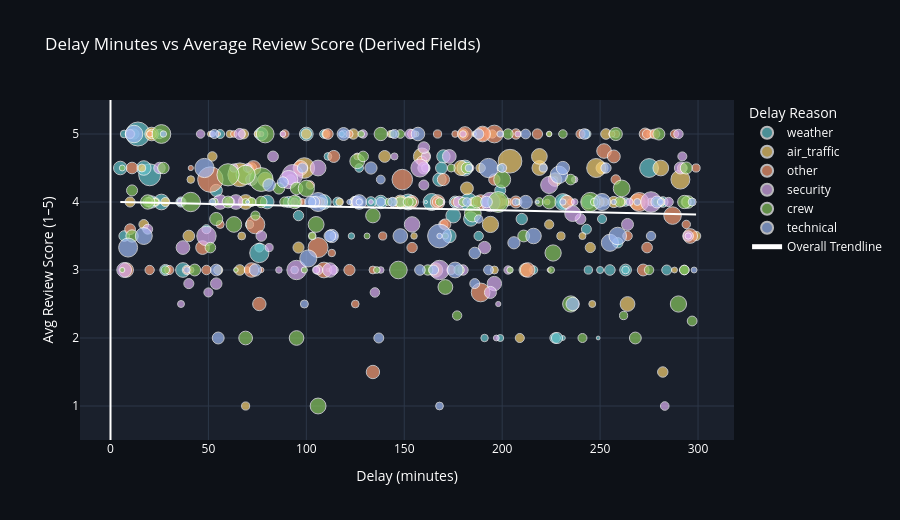

The code cell stored with this chart in its notebook:
### Code cell
fig5 = px.scatter(
    df_delay,
    x='delay_minutes',
    y='avg_review_score',
    color='delay_reason',
    size='occupancy_rate',
    size_max=18,
    hover_data=['flight_number', 'airline', 'occupancy_rate'],
    trendline='ols',
    trendline_scope='overall',
    trendline_color_override='white',
    labels={
        'delay_minutes':    'Delay (minutes)',
        'avg_review_score': 'Avg Review Score (1–5)',
        'delay_reason':     'Delay Reason',
        'occupancy_rate':   'Occupancy Rate (%)',
    },
    title='Delay Minutes vs Average Review Score (Derived Fields)',
    color_discrete_sequence=px.colors.qualitative.Pastel,
)

fig5.update_layout(
    plot_bgcolor='#1a202c',
    paper_bgcolor='#0d1117',
    font_color='white',
    height=520,
    xaxis=dict(gridcolor='#2d3748'),
    yaxis=dict(gridcolor='#2d3748', range=[0.5, 5.5]),
)
fig5.show()

### Figure 1 — Plotly figure (JSON) as saved in the notebook; plotly's stock layout.template omitted (floating-point values rounded to 4 significant figures; data arrays with more than 128 entries replaced by an {"elided": "..."} marker saying what was removed)
{"data": [{"customdata": {"elided": "88x3 mixed values"}, "hovertemplate": "Delay Reason=weather<br>Delay (minutes)=%{x}<br>Avg Review Score (1–5)=%{y}<br>Occupancy Rate (%)=%{customdata[2]}<br>flight_number=%{customdata[0]}<br>airline=%{customdata[1]}<extra></extra>", "legendgroup": "weather", "marker": {"color": "rgb(102, 197, 204)", "size": [0.92, 2.73, 2.33, 7.53, 4.52, 3.92, 1.47, 2.82, 0.75, 3.3, 1.66, 1.75, 2.04, 1.61, 0.18, 1.1, 3.33, 3.35, 4.81, 2.78, 1.36, 2, 1.25, 0.7, 1.29, 2.82, 0.37, 1.27, 2.82, 3.25, 1.54, 1.69, 0.75, 2.88, 0.77, 2.15, 1.92, 2.19, 1.06, 1.55, 1, 1.5, 0.51, 1.02, 0.9, 0.18, 1.58, 2.92, 1.75, 0.95, 2.19, 1.7, 0.87, 1.13, 1.28, 2.34, 5.49, 3.85, 1.37, 5.77, 1.95, 0.63, 1.47, 3.25, 2.23, 1.28, 0.95, 0.7, 2.94, 3.92, 1.47, 2.15, 0.55, 0.22, 0.85, 2.19, 8.99, 0.77, 2.88, 3.37, 1.95, 1.75, 1.89, 0.65, 1.17, 1.11, 1.75, 4.37], "sizemode": "area", "sizeref": 0.0312, "symbol": "circle"}, "mode": "markers", "name": "weather", "orientation": "v", "showlegend": true, "type": "scatter", "x": [111, 77, 54, 20, 164, 152, 61, 138, 67, 17, 96, 282, 125, 12, 161, 216, 109, 175, 183, 170, 188, 210, 56, 200, 251, 168, 231, 76, 244, 184, 284, 227, 188, 5, 250, 263, 28, 176, 244, 243, 119, 92, 118, 71, 263, 111, 36, 100, 133, 94, 169, 259, 191, 127, 49, 21, 275, 26, 25, 76, 228, 123, 149, 232, 153, 243, 7, 191, 80, 181, 116, 195, 227, 249, 149, 95, 14, 199, 173, 37, 91, 255, 199, 233, 109, 263, 7, 231], "xaxis": "x", "y": [4.67, 5, 4.17, 4.4, 4, 4, 4, 4, 5, 4.5, 3.8, 4, 4, 5, 4, 3, 4, 3.8, 4, 4.67, 3.5, 3.75, 5, 4, 3.75, 4.33, 2, 3.33, 4, 3.75, 3, 2, 5, 4.5, 3, 3, 3, 4, 3, 3.6, 5, 4.33, 5, 3.67, 3, 3, 4, 5, 4, 3, 4.5, 3.4, 2, 4.5, 3.6, 4, 4.5, 4, 5, 3.25, 2, 3.5, 4, 4, 4, 5, 5, 4, 4, 4.5, 4, 4, 4.33, 2, 4, 4, 5, 2, 3.5, 3, 4, 3, 4.17, 4, 5, 4, 3.5, 4], "yaxis": "y"}, {"customdata": {"elided": "84x3 mixed values"}, "hovertemplate": "Delay Reason=air_traffic<br>Delay (minutes)=%{x}<br>Avg Review Score (1–5)=%{y}<br>Occupancy Rate (%)=%{customdata[2]}<br>flight_number=%{customdata[0]}<br>airline=%{customdata[1]}<extra></extra>", "legendgroup": "air_traffic", "marker": {"color": "rgb(246, 207, 113)", "size": [1.3, 0.98, 1.28, 1.12, 0.95, 0.9, 3.51, 8.82, 1.67, 3.42, 0.9, 1.95, 5.62, 1.5, 0.9, 2.56, 2.74, 2.88, 3.85, 1.08, 0.52, 1.03, 0.55, 1.74, 1.27, 2.98, 1.37, 0.99, 1.58, 1.5, 2.88, 0.77, 1.31, 2.19, 3.25, 1.28, 0.55, 0.98, 1.06, 1.99, 3.33, 0.7, 3.91, 4.47, 1.54, 1.75, 1.7, 1.05, 0.71, 1.39, 1.37, 4.11, 0.54, 0.77, 1.06, 0.65, 1.06, 1.61, 6.59, 2.25, 1.03, 1.28, 1.29, 0.98, 1.32, 0.68, 2.26, 1.92, 1.9, 2.11, 0.75, 8.79, 1.67, 3.85, 3.39, 3.39, 5.62, 1.29, 1.76, 1.68, 0.92, 0.51, 0.34, 1.39], "sizemode": "area", "sizeref": 0.0312, "symbol": "circle"}, "mode": "markers", "name": "air_traffic", "orientation": "v", "showlegend": true, "type": "scatter", "x": [209, 72, 55, 23, 67, 203, 179, 66, 180, 219, 41, 105, 291, 17, 61, 182, 212, 21, 281, 195, 51, 69, 186, 72, 28, 148, 299, 16, 10, 68, 227, 241, 224, 140, 166, 187, 156, 276, 276, 257, 79, 75, 269, 159, 292, 253, 282, 230, 200, 189, 21, 194, 288, 143, 252, 155, 108, 245, 99, 249, 110, 261, 281, 196, 107, 70, 251, 125, 96, 40, 246, 204, 100, 219, 69, 264, 248, 185, 66, 124, 117, 223, 236, 52], "xaxis": "x", "y": [2, 4, 3, 4, 3.5, 4, 4.5, 4.4, 5, 4.5, 4.33, 4, 4.33, 3.67, 5, 4.2, 3, 5, 4.5, 5, 5, 1, 5, 4.5, 4, 4, 3.5, 4.5, 4, 5, 4.33, 3.5, 3.67, 4.67, 3, 4, 5, 4, 5, 4, 4.33, 5, 4, 4.67, 4.5, 5, 1.5, 3.5, 4, 4.5, 5, 3.67, 3, 5, 4, 3.5, 4, 3.33, 4.5, 4, 5, 4, 4, 3, 4, 3, 4.5, 4, 3.33, 3.5, 2.5, 4.6, 5, 4.67, 4, 2.5, 4.5, 4, 3, 5, 4, 4, 4, 4.67], "yaxis": "y"}, {"customdata": {"elided": "95x3 mixed values"}, "hovertemplate": "Delay Reason=other<br>Delay (minutes)=%{x}<br>Avg Review Score (1–5)=%{y}<br>Occupancy Rate (%)=%{customdata[2]}<br>flight_number=%{customdata[0]}<br>airline=%{customdata[1]}<extra></extra>", "legendgroup": "other", "marker": {"color": "rgb(248, 156, 116)", "size": [2.53, 1.29, 1.64, 0.98, 2.11, 2.69, 1.6, 2.22, 0.6, 1.29, 1, 1.05, 2.34, 1.33, 5.49, 0.7, 0.63, 2.92, 3.33, 1.67, 1.36, 1.39, 2.26, 0.35, 2.19, 3.28, 2.79, 2.79, 1.8, 2.26, 1.1, 0.7, 1.99, 1.33, 1.28, 1.05, 0.9, 4.9, 3.39, 0.87, 1.96, 0.92, 1.69, 1.09, 2.88, 10.11, 1.03, 1.41, 3.28, 1.3, 1.27, 1.12, 1.89, 1.03, 3.85, 0.44, 1.75, 2.22, 3.39, 0.26, 0.63, 3.35, 3.85, 0.96, 2.6, 6.59, 6.16, 3.35, 1.31, 0.36, 3.43, 1.41, 1.07, 5.49, 0.73, 1.5, 1.06, 0.63, 0.73, 3.35, 1.75, 1.41, 0.68, 0.42, 4.79, 1.4, 1.69, 5.62, 0.65, 1.69, 0.85, 2.78, 4.49, 1.08, 3.25], "sizemode": "area", "sizeref": 0.0312, "symbol": "circle"}, "mode": "markers", "name": "other", "orientation": "v", "showlegend": true, "type": "scatter", "x": [154, 176, 218, 258, 11, 197, 159, 273, 185, 61, 56, 167, 170, 39, 189, 176, 256, 47, 252, 294, 20, 274, 207, 224, 272, 167, 134, 76, 10, 114, 294, 63, 196, 170, 174, 147, 71, 196, 296, 113, 122, 125, 154, 288, 190, 51, 139, 264, 72, 154, 240, 20, 171, 299, 190, 77, 274, 105, 73, 224, 41, 8, 109, 134, 257, 149, 106, 213, 30, 55, 97, 258, 102, 74, 98, 278, 152, 20, 126, 181, 111, 49, 235, 41, 287, 10, 207, 270, 103, 167, 122, 233, 198, 89, 189], "xaxis": "x", "y": [4, 4, 5, 5, 4.5, 4, 4.6, 5, 4, 4, 3.67, 5, 4.33, 3, 2.67, 5, 5, 3.33, 4.75, 4, 3, 5, 4, 5, 3, 4, 1.5, 2.5, 3.6, 4.67, 3.67, 5, 4.33, 3.67, 3, 4, 4.5, 5, 3.5, 3.25, 3, 2.5, 3.33, 5, 5, 4.33, 3.5, 3.5, 3, 5, 5, 4, 3.67, 4.5, 5, 3, 3.33, 4, 4.5, 3, 3, 3, 3, 3, 4.67, 4.33, 3.33, 3, 3, 5, 4.5, 4.33, 4.25, 3.67, 4, 5, 4, 5, 4.67, 5, 5, 3, 4, 4.5, 3.8, 5, 5, 4, 3.5, 4, 5, 4, 4, 5, 4], "yaxis": "y"}, {"customdata": {"elided": "80x3 mixed values"}, "hovertemplate": "Delay Reason=security<br>Delay (minutes)=%{x}<br>Avg Review Score (1–5)=%{y}<br>Occupancy Rate (%)=%{customdata[2]}<br>flight_number=%{customdata[0]}<br>airline=%{customdata[1]}<extra></extra>", "legendgroup": "security", "marker": {"color": "rgb(220, 176, 242)", "size": [0.53, 0.42, 0.95, 1.05, 1.27, 1.69, 0.84, 0.21, 1.29, 2.92, 1.58, 3.23, 1.68, 1.41, 1.27, 2.26, 3.76, 2.19, 1.32, 0.7, 1, 1.54, 1.8, 0.85, 2.26, 3.42, 2.94, 3.25, 1.25, 3.89, 1.92, 0.7, 1.39, 5.88, 2.11, 0.68, 0.63, 1.36, 3.33, 1.8, 6.59, 3.35, 0.53, 1.12, 2.38, 1.07, 2.26, 1.41, 0.63, 0.75, 1.75, 6.59, 1.17, 0.65, 0.5, 0.56, 1.17, 3.91, 0.37, 0.42, 5.19, 1.03, 0.63, 1.5, 2.05, 5.88, 4.52, 0.95, 1.07, 0.77, 5.08, 2.1, 0.68, 1.02, 5.88, 2.04, 2.15, 1.54, 2.23, 5.88], "sizemode": "area", "sizeref": 0.0312, "symbol": "circle"}, "mode": "markers", "name": "security", "orientation": "v", "showlegend": true, "type": "scatter", "x": [197, 198, 94, 63, 114, 295, 265, 186, 50, 37, 40, 196, 180, 106, 292, 194, 154, 126, 161, 180, 36, 19, 83, 105, 160, 7, 173, 112, 148, 106, 66, 237, 290, 168, 160, 138, 184, 285, 56, 240, 276, 64, 88, 46, 191, 129, 291, 135, 295, 36, 77, 93, 70, 86, 52, 208, 283, 236, 133, 77, 91, 161, 237, 153, 25, 194, 224, 114, 203, 145, 158, 178, 169, 81, 49, 54, 72, 160, 264, 95], "xaxis": "x", "y": [2, 2.5, 4, 4.5, 3, 3.5, 4, 5, 2.67, 3.33, 2.8, 2.8, 3, 3, 4.67, 2.67, 3.67, 4, 4.67, 5, 4, 3.6, 4.67, 3, 4.5, 3, 4.67, 3, 4, 4.5, 5, 4, 5, 3, 4.8, 3, 4.5, 4, 4, 3.75, 4, 4, 5, 5, 3.33, 5, 4.5, 2.67, 3.5, 2.5, 3.5, 4.4, 4.5, 3, 5, 5, 1, 3.83, 4, 5, 4.33, 4.5, 4.33, 5, 4.5, 4, 4.25, 3.5, 3, 4.67, 4.5, 4, 4, 3.33, 3.5, 2.8, 4.33, 4.25, 3.67, 3], "yaxis": "y"}, {"customdata": {"elided": "96x3 mixed values"}, "hovertemplate": "Delay Reason=crew<br>Delay (minutes)=%{x}<br>Avg Review Score (1–5)=%{y}<br>Occupancy Rate (%)=%{customdata[2]}<br>flight_number=%{customdata[0]}<br>airline=%{customdata[1]}<extra></extra>", "legendgroup": "crew", "marker": {"color": "rgb(135, 197, 95)", "size": [5.77, 6.74, 4.84, 1.67, 5.88, 3.92, 0.55, 1.17, 2.19, 0.73, 1.03, 4.44, 1.8, 2.2, 0.92, 1.28, 8.82, 0.6, 1.17, 4.9, 0.49, 5.77, 1, 0.35, 1.12, 4.37, 1.75, 1.61, 2.79, 2.94, 1.68, 2.44, 1.09, 1.75, 1.05, 0.52, 4.47, 3.28, 2.04, 3.43, 1.09, 1.28, 0.7, 2.04, 1.36, 3.35, 0.6, 5.49, 1.4, 2.19, 1.27, 2.38, 0.75, 0.65, 1.27, 2.22, 1.68, 1.55, 1.47, 0.96, 1.09, 3.85, 0.92, 0.71, 2.44, 2.78, 3.92, 1.41, 7.69, 1.64, 3.42, 1.27, 2.15, 4.11, 1.31, 0.55, 0.95, 1.9, 0.71, 1.5, 2.94, 4.11, 4.11, 2.26, 3.23, 2.05, 0.77, 2.09, 2.26, 2.67, 2.69, 1.75, 4.11, 2.78, 0.42, 0.87], "sizemode": "area", "sizeref": 0.0312, "symbol": "circle"}, "mode": "markers", "name": "crew", "orientation": "v", "showlegend": true, "type": "scatter", "x": [245, 198, 147, 178, 41, 105, 131, 148, 211, 199, 144, 185, 148, 43, 247, 180, 77, 99, 219, 79, 224, 69, 174, 64, 231, 261, 51, 89, 94, 69, 203, 95, 168, 235, 262, 208, 200, 134, 77, 126, 28, 19, 136, 86, 177, 95, 171, 26, 293, 268, 154, 11, 23, 204, 241, 187, 162, 152, 293, 53, 279, 63, 144, 225, 295, 138, 106, 275, 60, 260, 171, 72, 60, 226, 74, 6, 103, 11, 128, 297, 224, 235, 290, 280, 19, 27, 69, 182, 294, 54, 258, 129, 100, 293, 6, 142], "xaxis": "x", "y": [4, 4, 3, 3, 4, 3.67, 3.5, 5, 3.5, 4.5, 4, 3.83, 4, 3, 4, 4, 4.33, 3, 4, 5, 5, 4.4, 4.5, 3, 5, 4.2, 3.33, 4, 4, 2, 5, 4.2, 4, 4.33, 2.33, 4, 4.33, 3.8, 4, 4.6, 3, 4, 3, 4.2, 2.33, 2, 3.5, 5, 3, 2, 4, 3.5, 4, 3, 2, 4, 3, 4, 3, 4, 4, 3.67, 5, 3, 4, 5, 1, 3, 4.4, 4, 2.75, 4, 4, 3.25, 3.8, 4.5, 3.5, 4.17, 5, 2.25, 4, 2.5, 2.5, 5, 4, 4.5, 4, 4.5, 4.5, 3.75, 5, 4.67, 4.2, 4, 3, 4], "yaxis": "y"}, {"customdata": {"elided": "76x3 mixed values"}, "hovertemplate": "Delay Reason=technical<br>Delay (minutes)=%{x}<br>Avg Review Score (1–5)=%{y}<br>Occupancy Rate (%)=%{customdata[2]}<br>flight_number=%{customdata[0]}<br>airline=%{customdata[1]}<extra></extra>", "legendgroup": "technical", "marker": {"color": "rgb(158, 185, 243)", "size": [4.49, 3.76, 1.11, 1.68, 2.1, 2.09, 2.22, 2.22, 2.88, 1, 4.55, 1.64, 4.68, 1.2, 1.07, 4.81, 0.67, 1.55, 0.87, 8.82, 5.62, 0.21, 2.34, 5.77, 0.65, 2.74, 0.55, 0.89, 1.75, 5.62, 2.32, 0.77, 5.77, 3.33, 2.78, 2.6, 0.42, 1, 2.11, 1.9, 0.26, 1.47, 2.09, 0.26, 2.73, 1.75, 0.44, 3.33, 1.37, 1.89, 4.52, 1.28, 1.36, 0.95, 1.17, 0.75, 4.55, 0.71, 2.46, 1.55, 1.29, 1.37, 3.9, 1.27, 1.47, 0.68, 0.44, 1.05, 0.63, 1.64, 4.81, 1.55, 2.33, 0.63, 1.96, 2.73], "sizemode": "area", "sizeref": 0.0312, "symbol": "circle"}, "mode": "markers", "name": "technical", "orientation": "v", "showlegend": true, "type": "scatter", "x": [17, 216, 182, 188, 54, 186, 55, 279, 157, 99, 255, 253, 229, 138, 188, 259, 199, 165, 183, 168, 9, 218, 74, 48, 231, 113, 298, 207, 158, 106, 206, 269, 193, 148, 236, 119, 122, 297, 112, 104, 70, 193, 192, 281, 212, 242, 257, 127, 276, 88, 251, 200, 138, 168, 10, 281, 101, 39, 81, 137, 53, 144, 176, 145, 212, 52, 168, 221, 127, 98, 12, 186, 133, 27, 102, 231], "xaxis": "x", "y": [3.5, 3.5, 4, 5, 3, 3.25, 2, 4, 5, 2.5, 3.4, 4.5, 4.4, 4.33, 3.75, 3.5, 5, 3, 4.5, 3.5, 3.33, 4, 3, 4.5, 4, 3.5, 3, 4, 3, 4, 3.4, 4, 4.5, 3.5, 2.5, 5, 4, 4, 3.5, 4, 4, 3, 4, 4, 4, 5, 4, 4, 3.5, 4.29, 4, 4.5, 4, 1, 5, 4, 3.17, 3, 4.25, 2, 5, 4, 3, 5, 5, 4, 3.5, 4.5, 4, 4.5, 5, 2.8, 4.5, 5, 4, 4.5], "yaxis": "y"}, {"hovertemplate": "<b>OLS trendline</b><br>avg_review_score = -0.000620512 * delay_minutes + 4.00309<br>R<sup>2</sup>=0.003942<br><br>Delay (minutes)=%{x}<br>Avg Review Score (1–5)=%{y} <b>(trend)</b><extra></extra>", "legendgroup": "Overall Trendline", "line": {"color": "white"}, "mode": "lines", "name": "Overall Trendline", "showlegend": true, "type": "scatter", "x": {"elided": "519 int values"}, "xaxis": "x", "y": {"elided": "519 float values"}, "yaxis": "y"}], "layout": {"font": {"color": "white"}, "height": 520, "legend": {"itemsizing": "constant", "title": {"text": "Delay Reason"}, "tracegroupgap": 0}, "paper_bgcolor": "#0d1117", "plot_bgcolor": "#1a202c", "title": {"text": "Delay Minutes vs Average Review Score (Derived Fields)"}, "xaxis": {"anchor": "y", "domain": [0, 1], "gridcolor": "#2d3748", "title": {"text": "Delay (minutes)"}}, "yaxis": {"anchor": "x", "domain": [0, 1], "gridcolor": "#2d3748", "range": [0.5, 5.5], "title": {"text": "Avg Review Score (1–5)"}}}}
